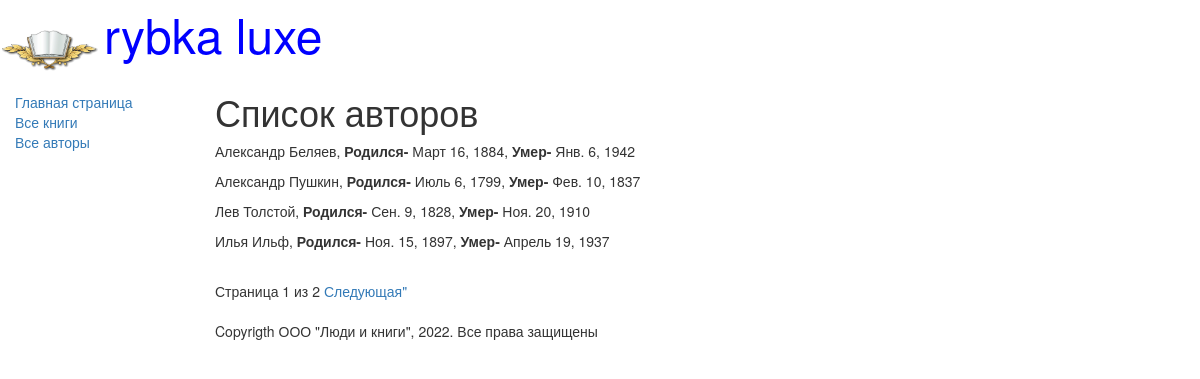
Screenshot of /authors/ with the database file from the repository.
### catalog/models.py (models this page shows, shortened)
class Author(models.Model):
    first_name = models.CharField(max_length=100, help_text='Введите имя автора', verbose_name='Имя автора')
    last_name = models.CharField(max_length=100, help_text='Введите фамилию автора', verbose_name='Фамилия автора')
    date_of_birth = models.DateField(help_text='Введите дату рождения', verbose_name='Дата рождения',
                                     null=True, blank=True)
    date_of_death = models.DateField(help_text='Введите дату смерти', verbose_name='Дата смерти',
                                     null=True, blank=True)

### catalog/views.py (the view)
# urls.py: url(r'^authors/$', views.AuthorListView.as_view(), name='authors')
class AuthorListView(generic.ListView):
    model = Author
    paginate_by = 4

### catalog/templates/catalog/author_list.html
{%extends 'base_generic.html'%}
{%block content%}
  <h1>Список авторов</h1>
{%if author_list%}
    {%for author in author_list.all%}
        <p>{{author.first_name}} {{author.last_name}},
            <strong>Родился- </strong>{{author.date_of_birth}},
            <strong>Умер- </strong>{{author.date_of_death}}</p>
    {%endfor%}
{%else%}
    <p>В базе данных нет авторов</p>
    {%endif%}
{%endblock%}

### rows the page displays
Author: first_name "Александр", last_name "Беляев", date_of_birth "Март 16, 1884", date_of_death "Янв. 6, 1942"
Author: first_name "Александр", last_name "Пушкин", date_of_birth "Июль 6, 1799", date_of_death "Фев. 10, 1837"
Author: first_name "Лев", last_name "Толстой", date_of_birth "Сен. 9, 1828", date_of_death "Ноя. 20, 1910"
Author: first_name "Илья", last_name "Ильф", date_of_birth "Ноя. 15, 1897", date_of_death "Апрель 19, 1937"

### other values shown
{{ page_obj.number }} "1"
{{ page_obj.paginator.num_pages }} "2"
